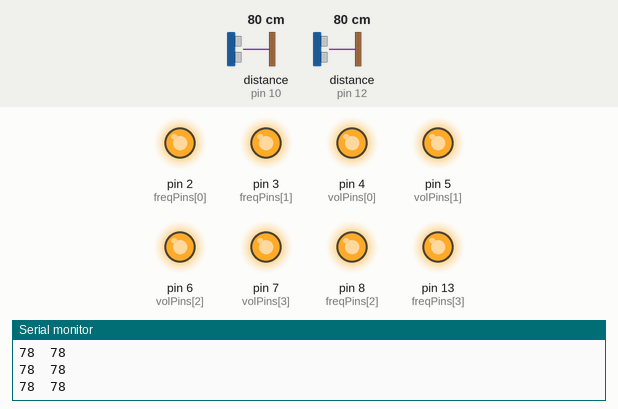
Bench run of a sketch on a simulated Arduino Uno, built with avr-gcc and run on an emulated ATmega328P. On the bench: output pins drawn as LEDs (lit = HIGH), the last lines printed to the serial monitor. Wiring (inferred from the names in the program): 2 × ultrasonic range finder: trigger pin 9, echo pin 10 / trigger pin 11, echo pin 12. The inputs (shaded band) are chosen by the test bench; at power-on: distance to the obstacle (sensors on pin 12, pin 10) 80 cm. The echo pulse lasts 58.3 µs per cm; pins used as bus, display or sensor lines are not drawn.

Above: at 1.2 s.
1.3 s: distance to the obstacle (sensor on pin 12) set to 27 cm
2.8 s: distance to the obstacle (sensor on pin 12) set to 22 cm
At 3.8 s:
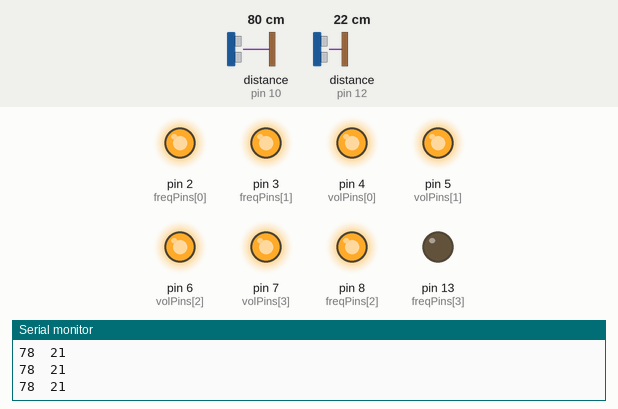
4.3 s: distance to the obstacle (sensor on pin 10) set to 27 cm
5.8 s: distance to the obstacle (sensor on pin 10) set to 22 cm
At 6.4 s:
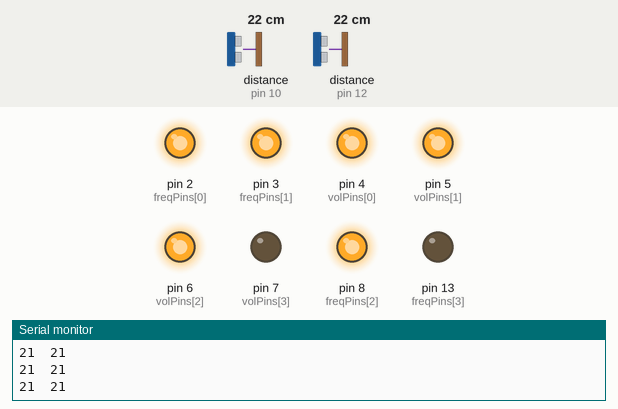
7.4 s: distance to the obstacle (sensor on pin 10) set to 18 cm
At 8.5 s:
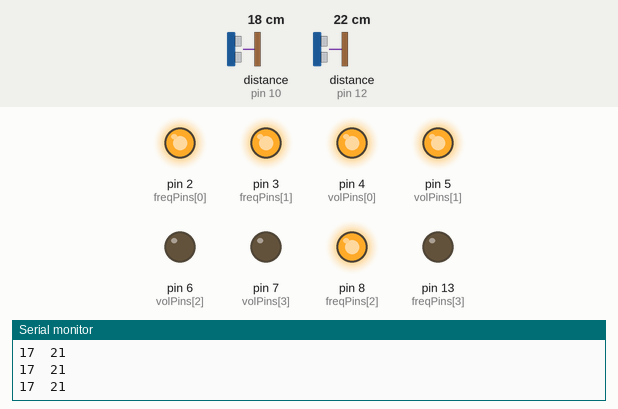
9.0 s: distance to the obstacle (sensor on pin 12) set to 2 cm
At 10.3 s:
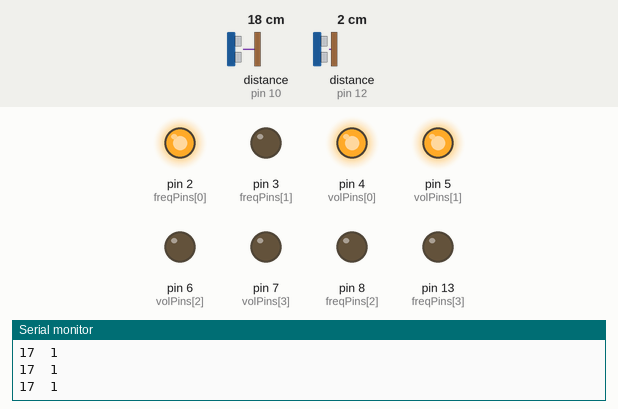
Timing chart, 0 to 11.5 s (numbered marks = the images above; inputs shaded):
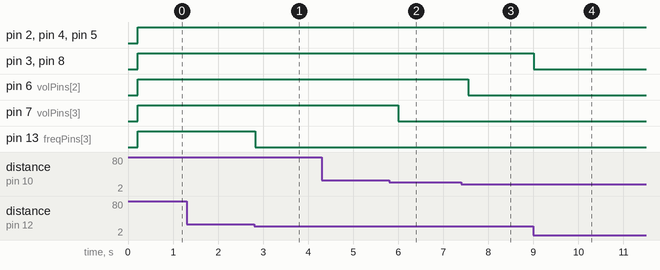

Measured:
- the behaviour switches between 26 and 25 cm on distance to the obstacle (sensor on pin 12) (found by bisection; images 0 and 1)
- the behaviour switches between 26 and 25 cm on distance to the obstacle (sensor on pin 10) (found by bisection; images 1 and 2)
- the behaviour switches between 20 and 19 cm on distance to the obstacle (sensor on pin 10) (found by bisection; images 2 and 3)
- after the input at 2.8 s, pin 13 (freqPins[3]): HIGH → LOW at once
- after the input at 5.8 s, pin 7 (volPins[3]): HIGH → LOW after 0.19 s
- after the input at 7.4 s, pin 6 (volPins[2]): HIGH → LOW after 0.15 s
- after the input at 9.0 s, pin 3 (freqPins[1]), pin 8 (freqPins[2]): HIGH → LOW at once

The sketch:

ultrasonic_without_interference_light.ino
```cpp
// Pin definitions for Ultrasonic Sensor 1 (Volume)
const int trigPin1 = 9;
const int echoPin1 = 10;

// Pin definitions for Ultrasonic Sensor 2 (Frequency)
const int trigPin2 = 11;
const int echoPin2 = 12;

//LED pins
const int volPins[4] = {4,5,6,7};

const int freqPins[4] = {2,3,8,13};


// Variables to store sensor readings
long duration1, distance1; // For volume
long duration2, distance2; // For frequency

// Timing variables
unsigned long previousMillis = 0;  // Store last sensor read time
const long interval = 100;         // 100 ms interval for sensor readings

void setup() {
  Serial.begin(9600); // Initialize serial communication

  // Setup ultrasonic sensor pins
  pinMode(trigPin1, OUTPUT);
  pinMode(echoPin1, INPUT);
  pinMode(trigPin2, OUTPUT);
  pinMode(echoPin2, INPUT);

   for (int i = 0; i < 4; i++) {
    pinMode(volPins[i], OUTPUT);
    digitalWrite(volPins[i], LOW);
  }
  for (int i = 0; i < 4; i++) {
    pinMode(freqPins[i], OUTPUT);
    digitalWrite(freqPins[i], LOW);
  }
}

void loop() {
  unsigned long currentMillis = millis();

  // Check if 300ms have passed to read sensors
  if (currentMillis - previousMillis >= interval) {
    previousMillis = currentMillis;  // Update time

    // Measure distance from Sensor 1
    distance1 = getDistance(trigPin1, echoPin1); // Volume control (5-25 cm)

    // Wait for 100ms to prevent interference
    delay(100);

    // Measure distance from Sensor 2
    distance2 = getDistance(trigPin2, echoPin2); // Frequency control (5-25 cm)

    // Print only distance1 and distance2 to the serial monitor
    Serial.print(distance1); // Print distance1 (Volume)
    Serial.print("  ");      // Print space separator
    Serial.println(distance2); // Print distance2 (Frequency)

    // Map volume sensor to the number of LEDs to light up (1-5)
  int numvolLeds = map(distance1, 5, 25, 1, 4);
  numvolLeds = constrain(numvolLeds, 1, 4); // Ensure valid range

  int numfreqLeds = map(distance2, 5, 25, 1, 4);
  numfreqLeds = constrain(numfreqLeds, 1, 4);

  // Light up LEDs based on volume
  for (int i = 0; i < 4; i++) {
    if (i < numvolLeds) {
      digitalWrite(volPins[i], HIGH); // Turn on LED
    } else {
      digitalWrite(volPins[i], LOW);  // Turn off LED
    }
  }

  for (int i = 0; i < 4; i++) {
    if (i < numfreqLeds) {
      digitalWrite(freqPins[i], HIGH); // Turn on LED
    } else {
      digitalWrite(freqPins[i], LOW);  // Turn off LED
    }
  }


  }
}

// Function to measure distance using an ultrasonic sensor
long getDistance(int trigPin, int echoPin) {
  digitalWrite(trigPin, LOW);
  delayMicroseconds(2);
  digitalWrite(trigPin, HIGH);
  delayMicroseconds(10);
  digitalWrite(trigPin, LOW);

  long duration = pulseIn(echoPin, HIGH); // Measure echo time
  long distance = duration * 0.034 / 2;   // Convert to distance in cm
  return distance;
}
```
